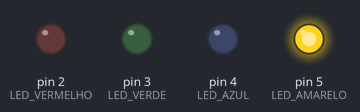
This sketch was run on a simulated Arduino Uno, built with avr-gcc and run on an emulated ATmega328P. Parts: output pins drawn as LEDs (lit = HIGH). Random numbers use the default seed unless the sketch sets one.

Above: at 0.1 s.
At 10.6 s:
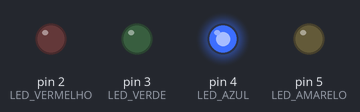
At 18.1 s:
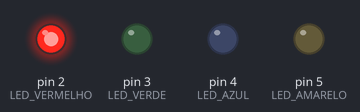
At 28.1 s:
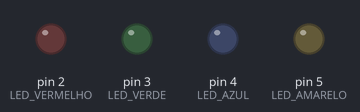
At 37.6 s:
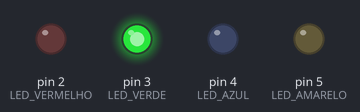
Timing chart, 0 to 40.0 s (numbered marks = the images above):
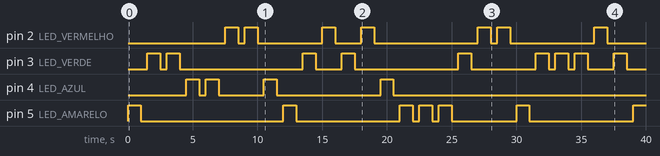

The sketch:

pisca_led_aleatorio.ino
```cpp
#define LED_AMARELO 5
#define LED_AZUL 4
#define LED_VERDE 3
#define LED_VERMELHO 2

#define BOTAO_AMARELO 11
#define BOTAO_AZUL 10
#define BOTAO_VERDE 9
#define BOTAO_VERMELHO 8
#define TAMANHO_SEQUENCIA 4
#define INDEFINIDO -1

int sequenciaLuzes[TAMANHO_SEQUENCIA];

int inicialuzes[]={2,3,4,5};

int piscaled(int portaLed){
  digitalWrite(portaLed, HIGH);
  delay(1000); // Wait for 1000
  digitalWrite(portaLed, LOW);
  delay(500); // Wait for 500
  return -1;
}
void iniciaJogo(){
  for(int indice = 0; indice < TAMANHO_SEQUENCIA; indice++){
    sequenciaLuzes[indice]=sorteaCor();
  }
}

void pisca4VezesAleatorias(){
  for(int indice = 0; indice < sizeof(sequenciaLuzes); indice++){
    piscaled(sequenciaLuzes[indice]);
  }
}
int sorteaCor(){
  return random (LED_VERMELHO, LED_AMARELO +1);
}
void sequencia2(){
  digitalWrite(LED_VERMELHO,HIGH);
  digitalWrite(LED_VERDE,HIGH);
  digitalWrite(LED_AZUL,HIGH);
  digitalWrite(LED_AMARELO,HIGH);
  delay(1000);
  digitalWrite(LED_VERMELHO,LOW);
  digitalWrite(LED_VERDE,LOW);
  digitalWrite(LED_AZUL,LOW);
  digitalWrite(LED_AMARELO,LOW);
  delay(500);
}
void sequencia1(){
  piscaled(5);
  piscaled(4);
  piscaled(3);
  piscaled(2);
}
void setup(){
  // put your setup code here, to run once:
  Serial.begin(9600);
  pinMode(2, OUTPUT);
  pinMode(3, OUTPUT);
  pinMode(4,OUTPUT);
  pinMode(5,OUTPUT);
  pinMode(8,INPUT_PULLUP);
  pinMode(9,INPUT_PULLUP);
  pinMode(10,INPUT_PULLUP);
  pinMode(11,INPUT_PULLUP);

}
int checaRespostaJogador(){
  if (digitalRead(BOTAO_VERMELHO)==LOW){
    return piscaled(2);
  }
  if (digitalRead(BOTAO_VERDE)==LOW){
    return piscaled(3);
  }
  if (digitalRead(BOTAO_AZUL)==LOW){
    return piscaled(4);
  }
  if (digitalRead(BOTAO_AMARELO)==LOW){
    return piscaled(5);
  }
  return INDEFINIDO;
}
void loop(){
  piscaled(sorteaCor());
  //iniciajogo();
  //
  // put your main code here, to run repeatedly:
  //sequencia1();
  //sequencia2();
  //Serial.println (checaRespostaJogador());
 // int botaoApertado = checaRespostaJogador();
 // int estadoVermelho = digitalRead (BOTAO_VERMELHO);
 // Serial.println(estadoVermelho);
 // int estadoAmarelo = digitalRead (BOTAO_AMARELO);
 // Serial.println(estadoAmarelo);
}
```

Measured:
- by itself, pin 2 (LED_VERMELHO): LOW → HIGH at 7.5 s, → LOW 1.0 s later, → HIGH 0.50 s later, → LOW 1.0 s later, … (14 changes in this stretch)
- by itself, pin 3 (LED_VERDE): LOW → HIGH at 1.5 s, → LOW 1.0 s later, → HIGH 0.50 s later, → LOW 1.0 s later, … (18 changes in this stretch)
- by itself, pin 4 (LED_AZUL): LOW → HIGH at 4.5 s, → LOW 1.0 s later, → HIGH 0.50 s later, → LOW 1.0 s later, … (8 changes in this stretch)
- by itself, pin 5 (LED_AMARELO): LOW → HIGH at 0.00 s, → LOW 1.0 s later, → HIGH 11.0 s later, → LOW 1.0 s later, … (13 changes in this stretch)
